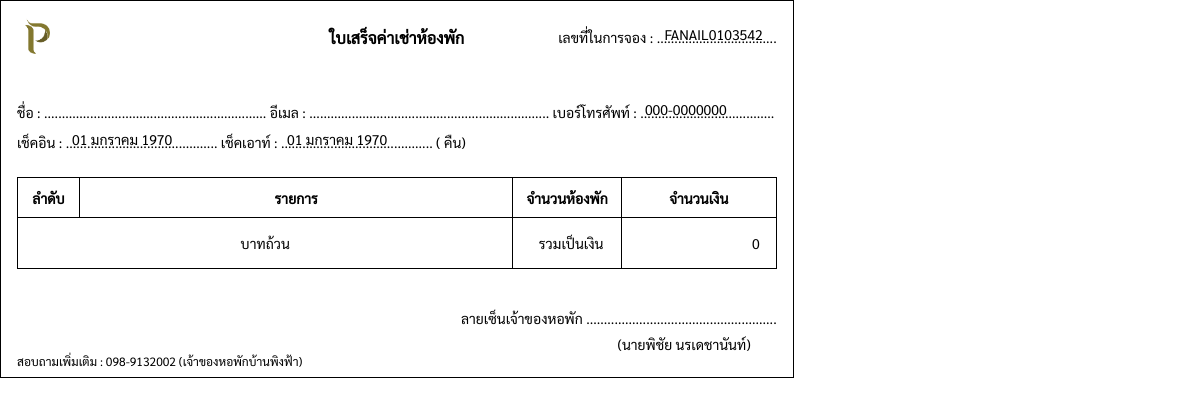
/pages/receipt_price.php?code=FANAIL0103542, run on an earlier commit of the app's database.
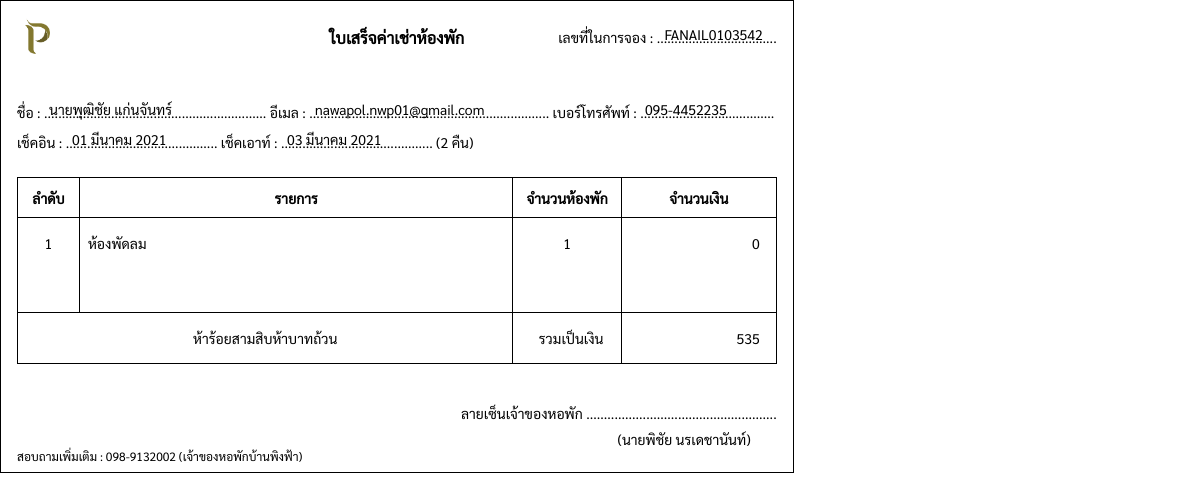
And on a later commit of the database.
### tables this page shows
CREATE TABLE `daily` (
  `daily_id` int(11) NOT NULL,
  `name_title` varchar(10) NOT NULL,
  `firstname` varchar(50) NOT NULL,
  `lastname` varchar(50) NOT NULL,
  `id_card` varchar(13) NOT NULL,
  `email` varchar(100) NOT NULL,
  `tel` varchar(10) NOT NULL,
  `code` varchar(13) NOT NULL,
  `check_in` varchar(20) NOT NULL,
  `check_out` varchar(20) NOT NULL,
  `night` int(11) NOT NULL,
  `people` int(11) NOT NULL,
  `air_room` int(11) NOT NULL,
  `fan_room` int(11) NOT NULL,
  `daily_status` varchar(20) NOT NULL,
  `total_room_price` float(11,2) NOT NULL,
  `vat` float(11,2) NOT NULL,
  `total_price` float(11,2) NOT NULL,
  `payment_price` float(11,2) NOT NULL,
  `payment_img` varchar(100) DEFAULT NULL,
  `warning_date` varchar(20) DEFAULT NULL,
  `room_select` varchar(100) DEFAULT NULL
);

### pages/receipt_price.php (the view, shortened to what this page needs)
<?php
include("connection.php");
$code_request = $_REQUEST["code"];
$sql = "SELECT * FROM daily WHERE code = '$code_request' AND daily_status != 'รอการยืนยัน'";
$result = mysqli_query($conn, $sql)or die ("Error in query: $sql " . mysqli_error());
$row = mysqli_fetch_array($result);
if($row != null){
extract($row);
$calculate = strtotime($check_out) - strtotime($check_in);
$night = floor($calculate / 86400);
}
function DateThai($strDate){
    $strYear = date("Y",strtotime($strDate));
    $strMonth= date("n",strtotime($strDate));
    $strDay= date("d",strtotime($strDate));
    $strMonthCut = Array("","มกราคม", "กุมภาพันธ์", "มีนาคม","เมษายน", "พฤษภาคม", "มิถุนายน", "กรกฎาคม","สิงหาคม", "กันยายน", "ตุลาคม", "พฤศจิกายน", "ธันวาคม");
    $strMonthThai=$strMonthCut[$strMonth];
    return "$strDay $strMonthThai $strYear";
}
function textFormat( $text = '', $pattern = '', $ex = '' ) {
    $cid = ( $text == '' ) ? '0000000000000' : $text;
    $pattern = ( $pattern == '' ) ? '_-____-_____-__-_' : $pattern;
    $p = explode( '-', $pattern );
    $ex = ( $ex == '' ) ? '-' : $ex;
    $first = 0;
    $last = 0;
    for ( $i = 0; $i <= count( $p ) - 1; $i++ ) {
       $first = $first + $last;
       $last = strlen( $p[$i] );
       $returnText[$i] = substr( $cid, $first, $last );
    }
    return implode( $ex, $returnText );
 }
 function bathformat($number) {
    $numberstr = array('ศูนย์','หนึ่ง','สอง','สาม','สี่','ห้า','หก','เจ็ด','แปด','เก้า','สิบ');
    $digitstr = array('','สิบ','ร้อย','พัน','หมื่น','แสน','ล้าน');
    $number = str_replace(",","",$number);
    $number = explode(".",$number);
    $strlen = strlen($number[0]);
    $result = '';
    for($i=0;$i<$strlen;$i++) {
      $n = substr($number[0], $i,1);
      if($n!=0) {
        if($i==($strlen-1) AND $n==1){ $result .= 'เอ็ด'; }
        elseif($i==($strlen-2) AND $n==2){ $result .= 'ยี่'; }
        elseif($i==($strlen-2) AND $n==1){ $result .= ''; }
        else{ $result .= $numberstr[$n]; }
        $result .= $digitstr[$strlen-$i-1];
      }
    }
    $strlen = strlen($number[1]);
    if ($strlen>2) {
      $result .= 'จุด';
      for($i=0;$i<$strlen;$i++) {
        $result .= $numberstr[(int)$number[1][$i]];
      }
    } else {
      $result .= 'บาท';
      if ($number[1]=='0' OR $number[1]=='00' OR $number[1]=='') {
        $result .= 'ถ้วน';
      }
    }
    return $result;
}
?>
<!DOCTYPE html>
<html lang="en">
<head>
    <link rel="stylesheet" href="../css/receipt_deposit.css">
</head>
<body>
    <div class="letter">
        <div>
            <div class="header">
                <img src="../img/main_logo.png" alt="">
                <strong><p style="text-align:center;font-size:16px;">ใบเสร็จค่าเช่าห้องพัก</p></strong>
                <div style="text-align:right;position:relative;">
                    <p>เลขที่ในการจอง : ..................................</p>
                    <p class="code_text"><?php echo $code_request; ?></p>
                </div>
            </div>
            <div style="position:relative;padding-bottom:20px;line-height:30px;">
                <p>ชื่อ : ............................................................... อีเมล : .................................................................... เบอร์โทรศัพท์ : ......................................</p>
                <p>เช็คอิน : ........................................... เช็คเอาท์ : ........................................... (<?php echo $night; ?> คืน)</p>
                <p class="name"><?php echo $name_title.$firstname." ".$lastname; ?></p>
                <p class="email"><?php echo $email; ?></p>
                <p class="tel"><?php echo textFormat($tel,'___-_______','-'); ?></p>
                <p class="check_in"><?php echo DateThai($check_in); ?></p>
                <p class="check_out"><?php echo DateThai($check_out); ?></p>
            </div>
            <table>
                <tr>
                    <th>ลำดับ</th>
                    <th>รายการ</th>
                    <th>จำนวนห้องพัก</th>
                    <th>จำนวนเงิน</th>
                </tr>
                <?php
                if($fan_room != 0){
                ?>
                <tr>
                    <td><?php if($air_room != 0){ echo 2; }else{ echo 1; }?></td>
                    <td>ห้องพัดลม</td>
                    <td><?php echo $fan_room; ?></td>
                    <td><?php echo number_format($fan_price); ?></td>
                </tr>
                <?php } ?>
                <tr>
                    <td colspan="2"><?php echo bathformat($total_price) ?></td>
                    <td style="text-align:center;">รวมเป็นเงิน</td>
                    <td><?php echo number_format($total_price); ?></td>
                </tr>
            </table>
            <div style="padding-top:40px;">
                <div style="display:flex;justify-content:flex-end;align-items:center;">
                    <p>ลายเซ็นเจ้าของหอพัก ......................................................</p>
                </div>
                <div style="padding-top:8px;display:flex;justify-content:flex-end;align-items:center;">
                    <p style="padding-right:26px;">(นายพิชัย นรเดชานันท์)</p>
                </div>
            </div>
        </div>
        <p style="font-size:12px;">สอบถามเพิ่มเติม : 098-9132002 (เจ้าของหอพักบ้านพิงฟ้า)</p>
    </div>
</body>
</html>

### css/receipt_deposit.css (style rules this page uses)
* { margin: 0; padding: 0; box-sizing: border-box; font-family: Sarabun; font-size: 14px; }
.letter { width: 210mm; height: auto; border: 1px solid #000; padding: 16px 16px 8px 16px; display: flex; flex-direction: column; justify-content: space-between; }
.letter .header { display: grid; grid-template-columns: 1fr 1fr 1fr; align-items: center; padding-bottom:40px; }
.letter .header img { width: 40px; height: 40px; }
.letter .header .code_text { position: absolute; top: -3px; right: 14px; }
.letter .name { position: absolute; top: -3px; left: 32px; }
.letter .email { position: absolute; top: -3px; left: 298px; }
.letter .tel { position: absolute; top: -3px; right: 50px; }
.letter .check_in { position: absolute; top: 27px; left: 55px; }
.letter .check_out { position: absolute; top: 27px; left: 270px; }
.letter table { width: 100%; overflow: hidden; border-collapse: collapse; table-layout: fixed; }
.letter table tr { height: 40px; }
.letter table tr:first-child,.letter table tr:last-child { border: 1px solid #000; }
.letter table tr th:nth-child(1) { width: 8%; }
.letter table tr th:nth-child(2) { width: 56%; }
.letter table tr th:nth-child(3) { width: 14%; }
.letter table tr th:nth-child(4) { width: 20%; }
.letter table tr th { border: 1px solid #000; }
.letter table tr:not(:first-child:last-child) td { border-left: 1px solid #000; border-right: 1px solid #000; padding: 16px 0; }
.letter table tr:nth-last-child(2) td { padding-bottom: 60px !important; }
.letter table tr td:not(:nth-child(2)) { text-align: center; }
.letter table tr:not(:first-child:last-child) td:nth-child(2) { padding-left: 8px; }
.letter table tr:not(:first-child:last-child) td:last-child { text-align: right; padding-right: 16px; }

What changed in the data, as far as the page shows it:
added daily: night "2", name_title "นาย", firstname "พุฒิชัย", lastname "แก่นจันทร์", email "nawapol.nwp01@gmail.com", tel "095-4452235", check_in "01 มีนาคม 2021", check_out "03 มีนาคม 2021", fan_room "1", total_price "ห้าร้อยสามสิบห้าบาทถ้วน", total_price "535"
Also different on the page:
$fan_price: (not shown) → "0"
textFormat($tel,'___-_______','-'): "000-0000000" → (not shown)
DateThai($check_in): "01 มกราคม 1970" → (not shown)
DateThai($check_out): "01 มกราคม 1970" → (not shown)
bathformat($total_price): "บาทถ้วน" → (not shown)
$total_price: "0" → (not shown)
text now shown: "1 ห้องพัดลม"
